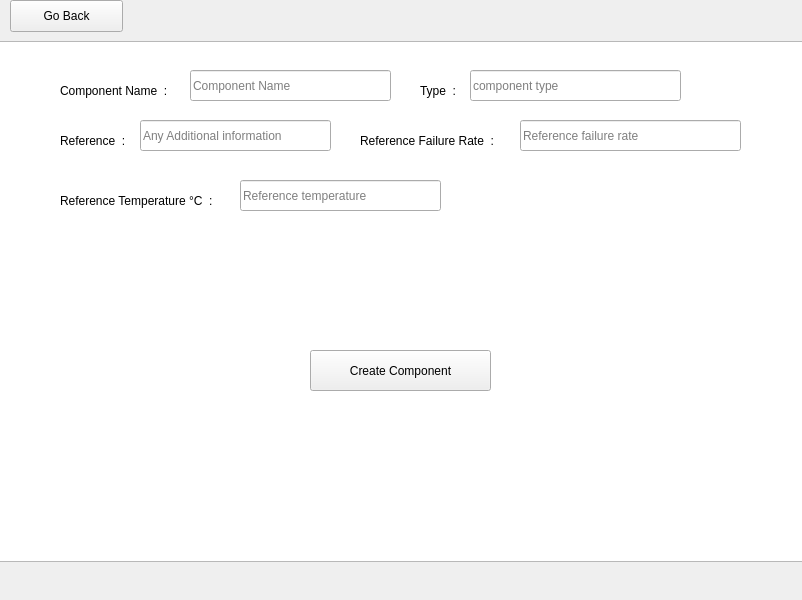
<?xml version="1.0" encoding="UTF-8"?>
<ui version="4.0">
 <class>Form</class>
 <widget class="QWidget" name="Form">
  <property name="geometry">
   <rect>
    <x>0</x>
    <y>0</y>
    <width>802</width>
    <height>600</height>
   </rect>
  </property>
  <property name="acceptDrops">
   <bool>true</bool>
  </property>
  <property name="windowTitle">
   <string>Components</string>
  </property>
  <widget class="QPushButton" name="backBtn">
   <property name="geometry">
    <rect>
     <x>10</x>
     <y>0</y>
     <width>113</width>
     <height>32</height>
    </rect>
   </property>
   <property name="text">
    <string>Go Back</string>
   </property>
  </widget>
  <widget class="QTableView" name="tableView">
   <property name="geometry">
    <rect>
     <x>-5</x>
     <y>41</y>
     <width>811</width>
     <height>521</height>
    </rect>
   </property>
  </widget>
  <widget class="QLabel" name="label">
   <property name="geometry">
    <rect>
     <x>60</x>
     <y>70</y>
     <width>121</width>
     <height>41</height>
    </rect>
   </property>
   <property name="text">
    <string>Component Name  :</string>
   </property>
  </widget>
  <widget class="QLabel" name="label_2">
   <property name="geometry">
    <rect>
     <x>420</x>
     <y>70</y>
     <width>41</width>
     <height>41</height>
    </rect>
   </property>
   <property name="text">
    <string>Type  :</string>
   </property>
  </widget>
  <widget class="QLabel" name="label_3">
   <property name="geometry">
    <rect>
     <x>60</x>
     <y>120</y>
     <width>71</width>
     <height>41</height>
    </rect>
   </property>
   <property name="text">
    <string>Reference  :</string>
   </property>
  </widget>
  <widget class="QPushButton" name="createBtm">
   <property name="enabled">
    <bool>true</bool>
   </property>
   <property name="geometry">
    <rect>
     <x>310</x>
     <y>350</y>
     <width>181</width>
     <height>41</height>
    </rect>
   </property>
   <property name="text">
    <string>Create Component</string>
   </property>
   <property name="autoDefault">
    <bool>false</bool>
   </property>
   <property name="default">
    <bool>false</bool>
   </property>
   <property name="flat">
    <bool>false</bool>
   </property>
  </widget>
  <widget class="QLabel" name="label_6">
   <property name="geometry">
    <rect>
     <x>60</x>
     <y>190</y>
     <width>181</width>
     <height>21</height>
    </rect>
   </property>
   <property name="text">
    <string>Reference Temperature °C  :</string>
   </property>
  </widget>
  <widget class="QLabel" name="refTemp">
   <property name="geometry">
    <rect>
     <x>250</x>
     <y>200</y>
     <width>60</width>
     <height>16</height>
    </rect>
   </property>
   <property name="text">
    <string/>
   </property>
  </widget>
  <widget class="QLabel" name="label_8">
   <property name="geometry">
    <rect>
     <x>360</x>
     <y>130</y>
     <width>151</width>
     <height>21</height>
    </rect>
   </property>
   <property name="text">
    <string>Reference Failure Rate  :</string>
   </property>
  </widget>
  <widget class="QLineEdit" name="compName">
   <property name="geometry">
    <rect>
     <x>190</x>
     <y>70</y>
     <width>201</width>
     <height>31</height>
    </rect>
   </property>
   <property name="placeholderText">
    <string>Component Name</string>
   </property>
  </widget>
  <widget class="QLineEdit" name="compType">
   <property name="geometry">
    <rect>
     <x>470</x>
     <y>70</y>
     <width>211</width>
     <height>31</height>
    </rect>
   </property>
   <property name="placeholderText">
    <string>component type</string>
   </property>
  </widget>
  <widget class="QLineEdit" name="reference">
   <property name="geometry">
    <rect>
     <x>140</x>
     <y>120</y>
     <width>191</width>
     <height>31</height>
    </rect>
   </property>
   <property name="placeholderText">
    <string>Any Additional information</string>
   </property>
  </widget>
  <widget class="QLineEdit" name="refFailure">
   <property name="geometry">
    <rect>
     <x>520</x>
     <y>120</y>
     <width>221</width>
     <height>31</height>
    </rect>
   </property>
   <property name="placeholderText">
    <string>Reference failure rate</string>
   </property>
  </widget>
  <widget class="QLineEdit" name="refTempe">
   <property name="geometry">
    <rect>
     <x>240</x>
     <y>180</y>
     <width>201</width>
     <height>31</height>
    </rect>
   </property>
   <property name="placeholderText">
    <string>Reference temperature</string>
   </property>
  </widget>
 </widget>
 <resources/>
 <connections/>
</ui>
